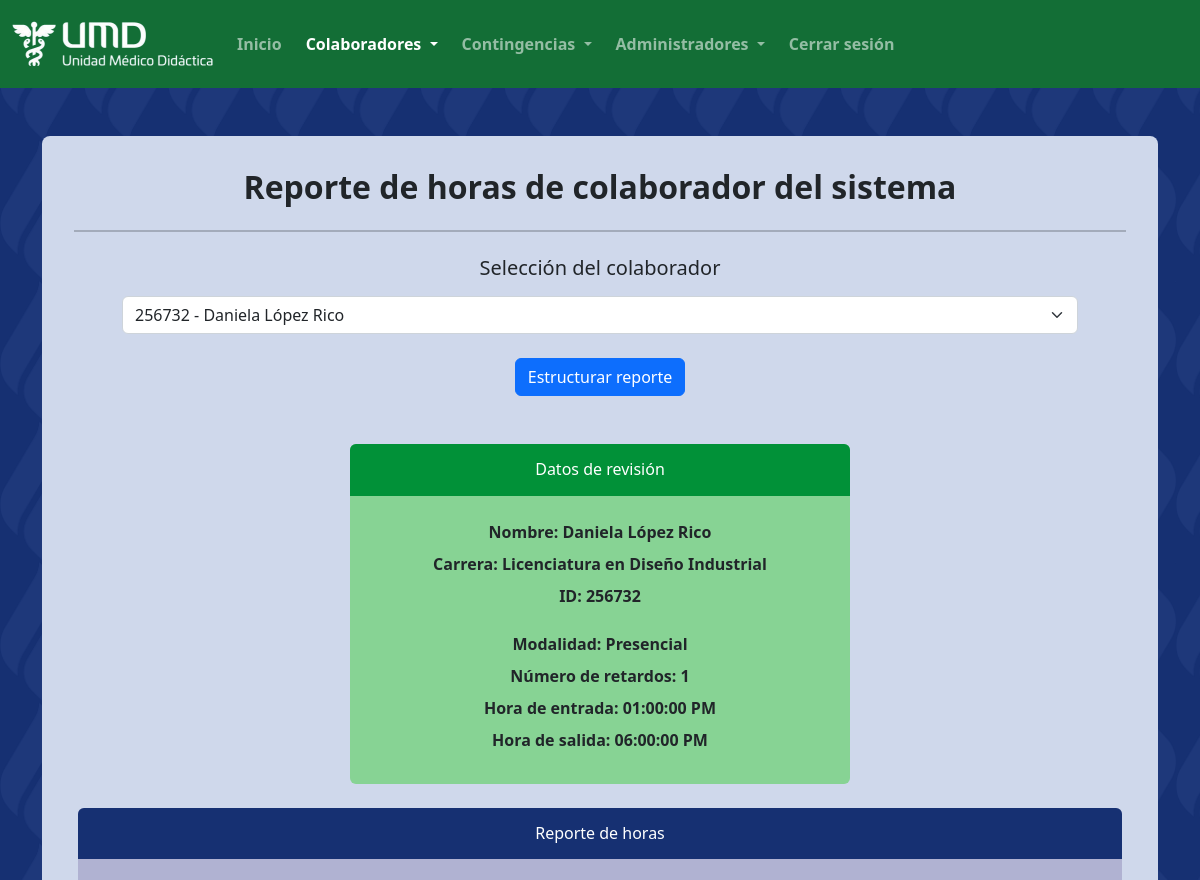
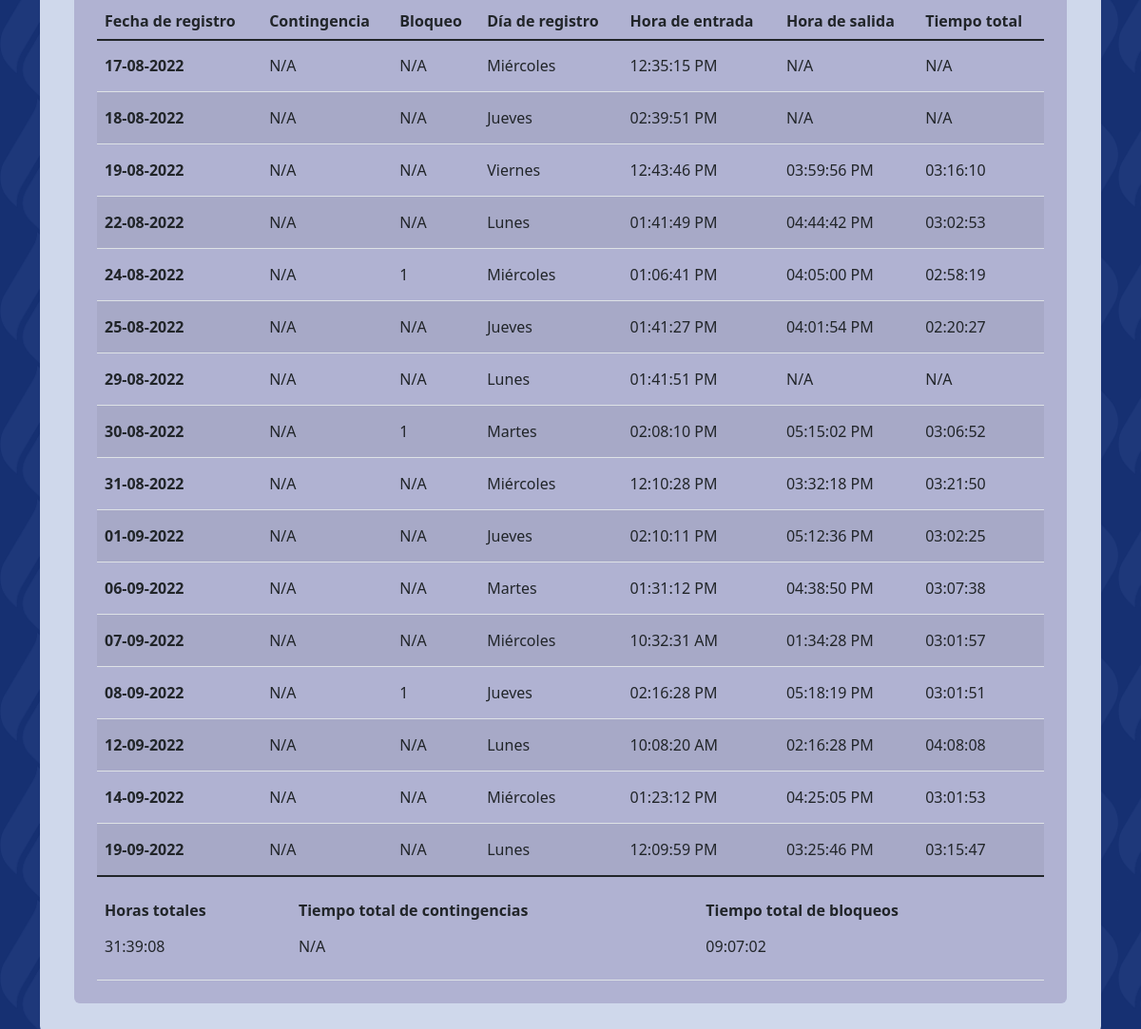
Before: /administrador/operaciones_adicionales_colaborador/reporte_horas.php?ID-colaborador=256732 (signed in) with the older database file (2 pictures, top to bottom).
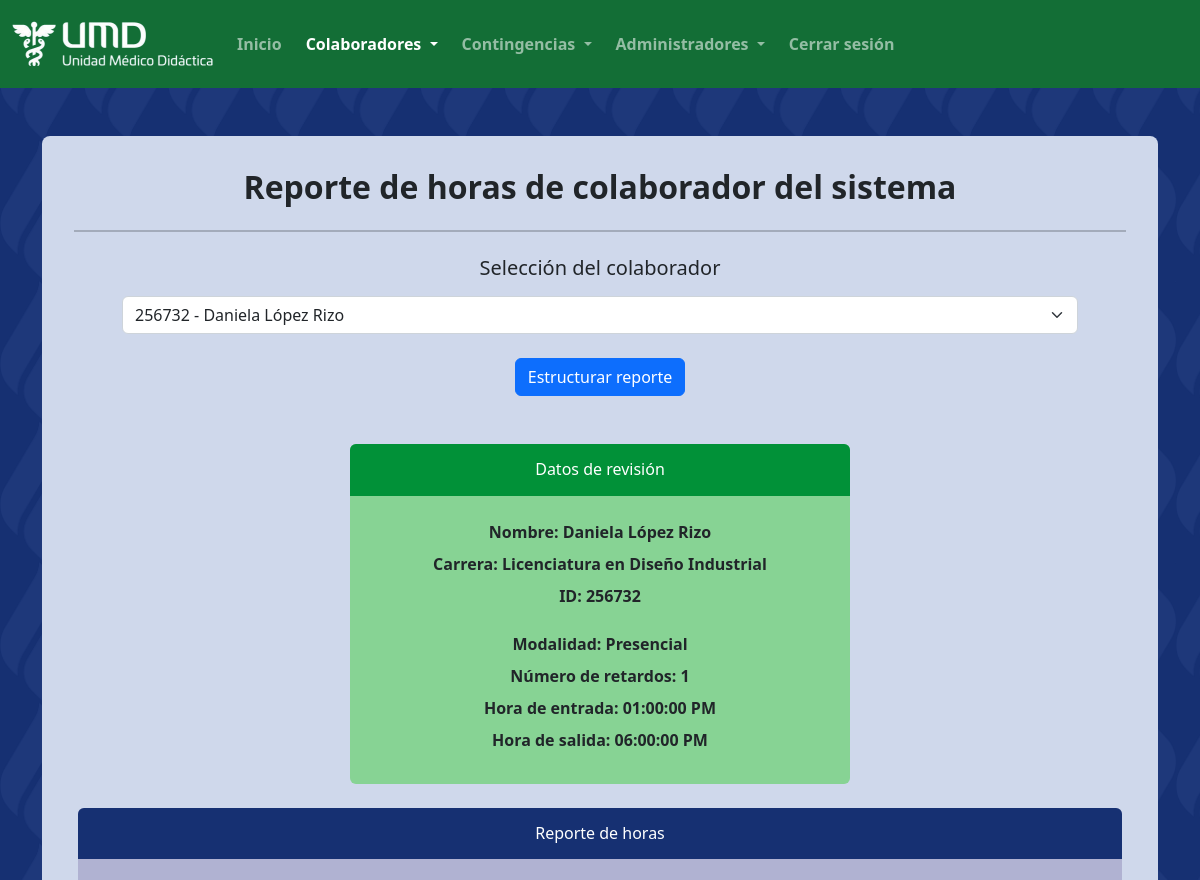
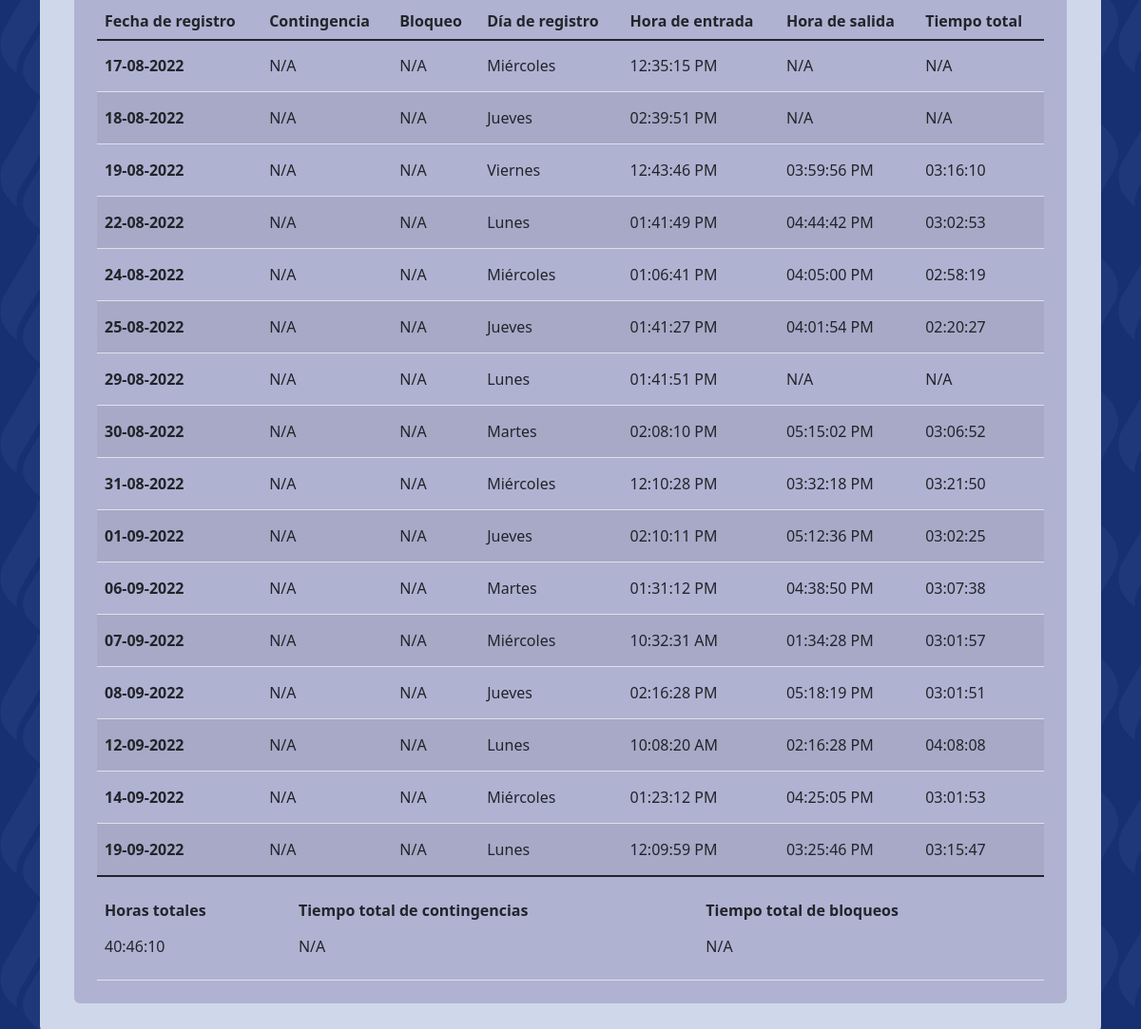
After: the same page with the newer database file (2 pictures, top to bottom).
### tables this page shows
CREATE TABLE `colaborador` (
  `ID` int(10) UNSIGNED NOT NULL,
  `nombres` varchar(100) NOT NULL,
  `apellido_paterno` varchar(45) NOT NULL,
  `apellido_materno` varchar(45) DEFAULT NULL,
  `numero_retardos` int(11) NOT NULL DEFAULT 0,
  `ID_carrera` int(10) UNSIGNED NOT NULL,
  `ID_modalidad` int(10) UNSIGNED NOT NULL,
  `ID_horario` int(10) UNSIGNED NOT NULL
);

CREATE TABLE `chequeo` (
  `fecha_chequeo` date NOT NULL,
  `hora_inicial` time NOT NULL,
  `hora_final` time DEFAULT NULL,
  `tiempo_total` time DEFAULT NULL,
  `bloqueo_registro` int(1) NOT NULL DEFAULT 0,
  `ID_colaborador` int(10) UNSIGNED NOT NULL
);

CREATE TABLE `carrera` (
  `ID` int(10) UNSIGNED NOT NULL,
  `nombre` tinytext NOT NULL
);

CREATE TABLE `modalidad_colaborador` (
  `ID` int(10) UNSIGNED NOT NULL,
  `nombre` varchar(45) NOT NULL
);

CREATE TABLE `horario` (
  `ID` int(10) UNSIGNED NOT NULL,
  `hora_inicial` time NOT NULL,
  `hora_final` time NOT NULL,
  `ID_turno` int(10) UNSIGNED NOT NULL
);

### administrador/operaciones_adicionales_colaborador/reporte_horas.php (the view, shortened to what the changed rows need)
<?php
    $conexion_base = new mysqli("localhost", "root", "", "checadorumd");
    $colaboradores = $conexion_base->query("SELECT ID, CONCAT_WS(' ', nombres, apellido_paterno, apellido_materno)
    AS nombre_completo FROM `colaborador`;");
    if(isset($_GET["ID-colaborador"])) {
        if($usuario = $conexion_base->query("SELECT colaborador.ID, colaborador.nombres, colaborador.apellido_paterno,
        colaborador.apellido_materno, carrera.nombre AS carrera, modalidad_colaborador.nombre AS modalidad, colaborador.numero_retardos,
        horario.hora_inicial, horario.hora_final
        FROM colaborador JOIN carrera ON colaborador.ID_carrera = carrera.ID
        JOIN modalidad_colaborador ON colaborador.ID_modalidad = modalidad_colaborador.ID
        JOIN horario ON colaborador.ID_horario = horario.ID
        WHERE colaborador.ID = '" . @$_GET["ID-colaborador"] . "' LIMIT 1;")) {
            if($usuario->num_rows > 0) {
                $resultados = $usuario->fetch_row();
                $ID_colaborador = $resultados[0];
                $nombre_colaborador = $resultados[1] . " " . $resultados[2] . " " . $resultados[3];
                $carrera = $resultados[4];
                $modalidad = $resultados[5];
                $numero_retardos = $resultados[6];
                $hora_inicial = $resultados[7];
                $hora_final = $resultados[8];
                $chequeos = $conexion_base->query("SELECT chequeo.fecha_chequeo, chequeo.hora_inicial,
                chequeo.hora_final, chequeo.tiempo_total, contingencia.tiempo_total AS tiempo_contingencia,
                chequeo.bloqueo_registro FROM chequeo LEFT JOIN contingencia ON chequeo.fecha_chequeo = contingencia.fecha
                WHERE chequeo.ID_colaborador = '" . @$_GET["ID-colaborador"] . "';");
                if(isset($chequeos) && $chequeos->num_rows > 0) {
                    $calculo_horas_totales = $conexion_base->query("SELECT
                    SEC_TO_TIME(SUM(TIME_TO_SEC(tiempo_total))) AS
                    tiempo_colaboracion FROM chequeo WHERE ID_colaborador = '$ID_colaborador'
                    AND bloqueo_registro = '0';");
                    if(isset($calculo_horas_totales) && $calculo_horas_totales->num_rows > 0) {
                        $resultado = $calculo_horas_totales->fetch_row();
                        if(empty($resultado[0])) {
                            $horas_totales = "N/A";
                        }
                        else {
                            $horas_totales = $resultado[0];
                        }
                    }
                    else {
                        $horas_totales = "N/A";
                    }
                    $horas_contingencias = $conexion_base->query("SELECT SEC_TO_TIME(SUM(TIME_TO_SEC(tiempo_total)))
                    AS tiempo_contingencias FROM contingencia WHERE ID_colaborador = '$ID_colaborador';");
                    if(isset($horas_contingencias) && $horas_contingencias->num_rows > 0) {
                        $resultado = $horas_contingencias->fetch_row();
                        if(!empty($resultado[0])) {
                            $tiempo_contingencias = $resultado[0];
                        }
                        else {
                            $tiempo_contingencias = "N/A";
                        }
                    }
                    else {
                        $tiempo_contingencias = "N/A";
                    }
                    $resultado_bloqueo = $conexion_base->query("SELECT SEC_TO_TIME(SUM(TIME_TO_SEC(tiempo_total)))
                    AS tiempo_bloqueo FROM chequeo WHERE ID_colaborador = '$ID_colaborador'
                    AND bloqueo_registro = '1';");
                    if(isset($resultado_bloqueo) && $resultado_bloqueo->num_rows > 0) {
                        $resultado = $resultado_bloqueo->fetch_row();
                        if(!empty($resultado[0])) {
                            $tiempo_bloqueo = $resultado[0];
                        }
                        else {
                            $tiempo_bloqueo = "N/A";
                        }
                    }
                    else {
                        $tiempo_bloqueo = "N/A";
                    }
                }
            }
        }
    }
?>
<html lang="es" class="d-none invisible">
    <head>
        <link rel="stylesheet" href="../../css/clases_globales.css">
        <link rel="stylesheet" href="../../css/estilos_administradores.css">
        <link rel="stylesheet" href="https://cdn.jsdelivr.net/npm/bootstrap-icons@1.9.1/font/bootstrap-icons.css">
        <link href="https://cdn.jsdelivr.net/npm/bootstrap@5.2.0/dist/css/bootstrap.min.css" rel="stylesheet">
        <link rel="stylesheet" href="../../css/dselect.min.css">
    </head>
    <body class="fondo-pantone-azul-oscuro">
        <div class="mx-2 mx-md-0">
            <div class="container-xl my-5">
                <div class="jumbotron fondo-pantone-azul-claro">
                    <h1 class="fs-2 fw-semibold text-center">
                        Reporte de horas de colaborador del sistema
                    </h1>
                    <hr class="my-4 border border-1 border-dark">
                    <form method="GET" action="<?=$_SERVER['PHP_SELF']?>" class="mb-0 px-0 px-md-5">
                        <h5 class="text-center mb-3"> Selección del colaborador </h5>
                        <select class="form-select mb-4" name="ID-colaborador" id="colaboradores" required>
                            <?php
                                if(isset($colaboradores) && $colaboradores->num_rows > 0) {
                                    while($colaborador = $colaboradores->fetch_row()) {
                                        if(@$_GET["ID-colaborador"] == $colaborador[0]) {
                                            echo "<option selected value='" . $colaborador[0] . "'> "
                                            . $colaborador[0] . " - " . $colaborador[1] . " </option> ";
                                        }
                                        else {
                                            echo "<option value='" . $colaborador[0] . "'> "
                                            . $colaborador[0] . " - " . $colaborador[1] . " </option> ";
                                        }
                                    }
                                }
                            ?>
                        </select>
                        <div class="text-center">
                        </div>
                    </form>
                    <?php
                    if(isset($_GET["ID-colaborador"])) {
                    ?>
                        <div class="row px-1 mt-5">
                            <div class="col-12 mb-4 mx-0">
                                <div class="rounded-2 fondo-pantone-verde-claro recuadro mx-auto">
                                    <div class="p-4 text-center">
                                        <?php
                                        if(!isset($resultados)) {
                                        ?>
                                            <p class="fw-semibold mb-0">
                                                El colaborador no fue encontrado
                                            </p>
                                        <?php
                                        }
                                        else {
                                        ?>
                                            <p class="fw-semibold mb-2">
                                                Nombre: <?php echo $nombre_colaborador ?>
                                            </p>
                                            <p class="fw-semibold mb-2">
                                                Carrera: <?php echo $carrera ?>
                                            </p>
                                            <p class="fw-semibold mb-4">
                                                ID: <?php echo $ID_colaborador ?>
                                            </p>
                                            <p class="fw-semibold mb-2">
                                                Modalidad: <?php echo $modalidad ?>
                                            </p>
                                            <p class="fw-semibold mb-2">
                                                Número de retardos: <?php echo $numero_retardos ?>
                                            </p>
                                            <p class="fw-semibold mb-2">
                                                Hora de entrada: <?php echo date("h:i:s A", strtotime($hora_inicial)) ?>
                                            </p>
                                            <p class="fw-semibold mb-2">
                                                Hora de salida: <?php echo date("h:i:s A", strtotime($hora_final)) ?>
                                            </p>
                                        <?php
                                        }
                                        ?>
                                    </div>
                                </div>
                            </div>
                            <div class="col-12">
                                <div class="rounded-2 text-center fondo-pantone-azul-intermedio mx-auto">
                                    <div class="table-responsive mx-auto py-4 px-0 px-sm-4">
                                        <table class="table table-striped mb-0">
                                            <thead>
                                                <tr">
                                                    <th scope="col"> Fecha de registro </th>
                                                    <th scope="col"> Contingencia </th>
                                                    <th scope="col"> Bloqueo </th>
                                                    <th scope="col"> Día de registro </th>
                                                    <th scope="col"> Hora de entrada </th>
                                                    <th scope="col"> Hora de salida </th>
                                                    <th scope="col"> Tiempo total </th>
                                            </thead>
                                            <tbody class="table-group-divider">
                                                <?php
                                                if(isset($chequeos) && $chequeos->num_rows > 0) {
                                                ?>
                                                <tr>
                                                    <?php
                                                    $dias = ["Lunes", "Martes", "Miércoles", "Jueves",
                                                    "Viernes"];
                                                    while($chequeo = $chequeos->fetch_row()) {
                                                        echo "<tr> ";
                                                        echo "<th scope='row' class='py-3'> " . date("d-m-Y", strtotime($chequeo[0])) . " </th> ";
                                                        echo "<td class='py-3'> " . ((empty($chequeo[4])) ? "N/A" : $chequeo[4]) .  " </td> ";
                                                        echo "<td class='py-3'> " . (($chequeo[5] == "0") ? "N/A" : $chequeo[5]) .  " </td> ";
                                                        echo "<td class='py-3'> " . $dias[date("w", strtotime($chequeo[0])) - 1] . " </td> ";
                                                        echo "<td class='py-3'> " . date("h:i:s A", strtotime($chequeo[1])) . " </td> ";
                                                        echo "<td class='py-3'> " . ((empty($chequeo[2])) ? "N/A" : date("h:i:s A", strtotime($chequeo[2]))) . " </td>";
                                                        echo "<td class='py-3'> " . ((empty($chequeo[3])) ? "N/A" : $chequeo[3]) . " </td>";
                                                        echo " </tr>";
                                                    }
                                                    ?>
                                                </tr>
                                                <?php
                                                }
                                                ?>
                                            </tbody>
                                            <?php
                                            if(isset($chequeos) && $chequeos->num_rows > 0) {
                                            ?>
                                            <tfoot class="table-group-divider remarcado-inferior">
                                                <tr>
                                                    <td colspan="7" class="px-0 py-3">
                                                        <table class="table table-borderless mb-0">
                                                            <thead>
                                                                <tr>
                                                                    <th scope="col"> Horas totales </th>
                                                                    <th scope="col"> Tiempo total de contingencias </th>
                                                                    <th scope="col"> Tiempo total de bloqueos </th>
                                                                </tr>
                                                            </thead>
                                                            <tbody>
                                                                <tr>
                                                                    <td> <?php echo $horas_totales ?> </td>
                                                                    <td> <?php echo $tiempo_contingencias ?> </td>
                                                                    <td> <?php echo $tiempo_bloqueo ?> </td>
                                                                </tr>
                                                            </tbody>
                                                        </table>
                                                    </td>
                                                </tr>
                                            </tfoot>
                                            <?php
                                            }
                                            ?>
                                        </table>
                                    </div>
                                </div>
                            </div>
                        </div>
                    <?php
                    }
                    ?>
                </div>
            </div>
        </div>
    </body>
</html>

Changed rows visible on the page:
changed colaborador "Licenciatura en Diseño Industrial": colaborador "Daniela López Rico" → "Daniela López Rizo"; nombre_colaborador "Daniela López Rico" → "Daniela López Rizo"
changed chequeo "01:06:41 PM": bloqueo_registro "1" → (not shown); now shows "N/A"
changed chequeo "02:08:10 PM": bloqueo_registro "1" → (not shown); now shows "N/A"
changed chequeo "05:18:19 PM": bloqueo_registro "1" → (not shown); now shows "N/A"
Other visible differences:
$horas_totales: "31:39:08" → "40:46:10"
$tiempo_bloqueo: "09:07:02" → "N/A"
